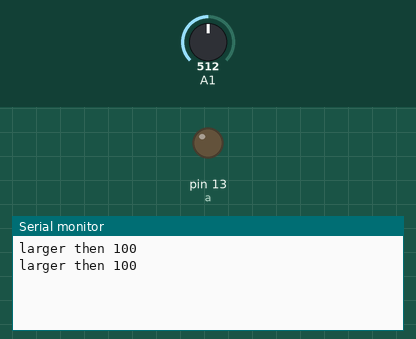
A sketch run on a simulated Arduino Uno, built with avr-gcc and run on an emulated ATmega328P. Shown: output pins drawn as LEDs (lit = HIGH), the last lines printed to the serial monitor. Inputs (shaded band) come from the test bench; at power-on: A1 = 512.

Above: at 1.3 s.
1.4 s: A1 set to 110
At 1.9 s:
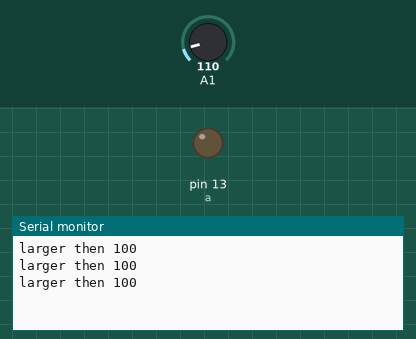
2.9 s: A1 set to 94
At 3.9 s:
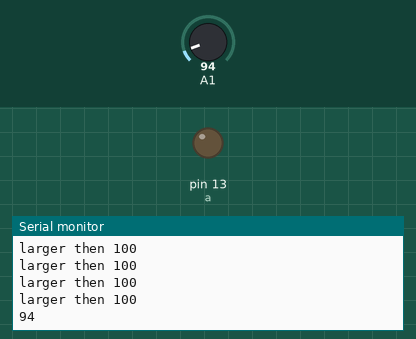

Measured:
- the behaviour switches between 101 and 100 on A1 (found by bisection; images 1 and 2)
- after the input at 2.9 s, the serial monitor: prints a new line after 0.60 s (image 2)

The sketch:

class13.ino
```cpp
int a=13;
void setup()
{
  Serial.begin(9600);
  pinMode(a,OUTPUT);
  pinMode(A1,INPUT);
}
void loop()
{
 int x=analogRead(A1);
 delay(500);
 if(x>100)
 {
  Serial.println("larger then 100");
 }
 else if(x<50)
 {
   Serial.println("less then 50");
 }
else
{
  Serial.println(x);
}


}
```
